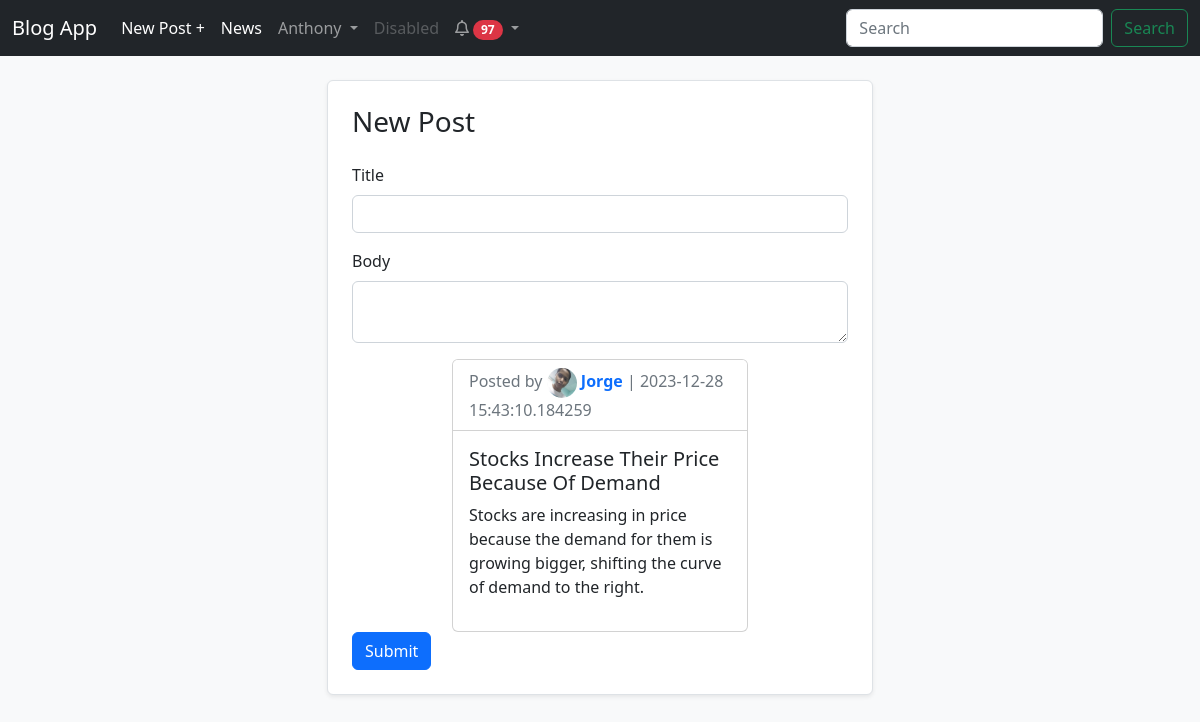
Screenshot of /blogs/new_post?responded_post=2 (signed in) with the database file from the repository.
### app/models.py (models this page shows, shortened)
class User(UserMixin, db.Model):
    __tablename__ = 'users'
    id = db.Column(db.Integer, primary_key=True)
    email = db.Column(db.String(64), unique=True, index=True)
    username = db.Column(db.String(64), unique=True, index=True)
    password_hash = db.Column(db.String(128))
    profile_pic = db.Column(db.String, default='images/profile photos/default_profile_pic.jpg')
    posts = db.relationship('Blog', backref='user', cascade='all, delete-orphan')
    comments = db.relationship('Comment', backref='user', cascade='all, delete-orphan')
    followers = db.relationship('Follow', backref='user', foreign_keys='Follow.followed_id', cascade='all, delete-orphan')
    likes = db.relationship('Like', backref='user', cascade='all, delete-orphan')
    notifications = db.relationship('Notification', backref='user', foreign_keys='Notification.user_id', cascade='all, delete-orphan')
    actions = db.relationship('Notification', backref='notificator', foreign_keys='Notification.notificator_id', cascade='all, delete-orphan')
    confirmed = db.Column(db.Boolean, default=False)
    @property
    def password(self):
        raise AttributeError('password is not readable')
    def __str__(self):
        return self.username

class Blog(db.Model):
    __tablename__ = 'blogs'
    id = db.Column(db.Integer, primary_key=True)
    title = db.Column(db.String(64), nullable=False)
    body = db.Column(db.Text, nullable=False)
    author = db.Column(db.Integer, db.ForeignKey('users.id'))
    date = db.Column(db.DateTime, default=datetime.utcnow, index=True)
    comments = db.relationship('Comment', backref='blog', cascade='all, delete-orphan')
    likes = db.relationship('Like', backref='blog', cascade='all, delete-orphan')
    files = db.relationship('File', backref='blog', cascade='all, delete-orphan')
    new = db.Column(db.Integer, db.ForeignKey('news.id'), nullable=True)
    responded_title = db.Column(db.String, nullable=True)
    responded_blog = db.Column(db.Integer, db.ForeignKey('blogs.id'), nullable=True)

### app/blogs/views.py (the view, shortened to what this page needs)
@blogs.route('/new_post', methods=['GET', 'POST'])
@login_required
def new_post():
    new = request.args.get('new')
    responded_post = request.args.get('responded_post')
    if new and request.args.get('image'):
        new = New(author=request.args.get('author'), title=request.args.get('title'), content=request.args.get('content'), date=parser.parse(request.args.get('date')), url=request.args.get('url'), image=request.args.get('image'))
    elif new:
         new = New(author=request.args.get('author'), title=request.args.get('title'), content=request.args.get('content'), date=parser.parse(request.args.get('date')), url=request.args.get('url'))
    elif responded_post:
        responded_post = Blog.query.filter_by(id=responded_post).first()
    if new:
        return render_template('blogs/new_post.html', new=new)
    if responded_post:
        return render_template('blogs/new_post.html', responded_post=responded_post)
    return render_template('blogs/new_post.html')

### app/models.py (called while the page is built)
@login_manager.user_loader
def load_user(user_id):
    return User.query.get(int(user_id))

    def __str__(self):
        return f'{self.action} | {self.date.strftime("%Y-%m-%d %H:%M:%S")}'

### app/templates/blogs/new_post.html (shortened to what this page needs)
{% extends 'base.html' %}
{% from 'macros.html' import responded_new_card, responded_post_card %}
{% block content %}
<div class="p-4 container">
    <div class="container border rounded shadow-sm p-4 bg-white" style="max-width: 50%;">
        <div class="mb-4">
            <h3>New Post</h3>
        </div>
        <form method="post" enctype="multipart/form-data">
            <div class="mb-3">
                <label for="title" class="form-label">Title</label>
                <input class="form-control" id="title" name="title" aria-describedby="title" required>
            </div>
            <div class="mb-3">
                <label for="body" class="form-label">Body</label>
                <textarea class="form-control" id="body" name="body" required></textarea>
            </div>
            {% if not new and not responded_post %}
                <div class="mb-3" id="filesContainer">
                    <label for="files" class="form-label">Photos/Videos</label>
                    <input class="form-control" type="file" id="files" name="files" onchange="addFileInput(this)" accept="image/*,video/*">
                </div>
            {% else %}
                {% if responded_post %}
                    <div class="container" style="padding-right: 100px; padding-left: 100px;">
                        {{ responded_post_card(responded_post, 1, responded_post.date) }}
                    </div>
                {% elif new %}
                    <div class="container" style="padding-right: 100px; padding-left: 100px;">
                        {{ responded_new_card(new, 1, new.date) }}
                    </div>
                {% endif %}
            {% endif %}
            <button type="submit" class="btn btn-primary">Submit</button>
        </form>
    </div>
</div>
{% endblock %}

### app/templates/base.html (shortened to what this page needs)
<!DOCTYPE html>
<html>
    <head>
        <link href="https://cdn.jsdelivr.net/npm/bootstrap@5.2.3/dist/css/bootstrap.min.css" rel="stylesheet">
        <link rel="stylesheet" href="https://cdnjs.cloudflare.com/ajax/libs/font-awesome/6.0.0/css/all.min.css">
        <link rel="stylesheet" href="{{ url_for('static', filename='css/styles.css') }}">
    </head>
    <body class="bg-light">
        {% block navbar %}
            <nav class="navbar navbar-expand-lg navbar-dark bg-dark sticky-top">
                <div class="container-fluid">
                    <a class="navbar-brand" href="{{ url_for('main.index') }}">Blog App</a>
                    <div class="collapse navbar-collapse" id="navbarSupportedContent">
                        <ul class="navbar-nav me-auto mb-2 mb-lg-0">
                            {% if current_user.is_authenticated %}
                                <li class="nav-item">
                                    <a class="nav-link active" aria-current="page" href="{{ url_for('blogs.new_post') }}">New Post +</a>
                                </li>
                                <li class="nav-item">
                                    <a class="nav-link active" aria-current="page" href="{{ url_for('blogs.news') }}">News</a>
                                </li>
                                <li class="nav-item dropdown">
                                    <a class="nav-link dropdown-toggle" href="#" id="navbarDropdown" role="button" data-bs-toggle="dropdown" aria-expanded="false">
                                    {{ current_user.username }}
                                    </a>
                                </li>
                                <li class="nav-item">
                                    <a class="nav-link disabled">Disabled</a>
                                </li>
                                <li class="nav-item dropdown">
                                    {% if current_user.notifications %}
                                        <a class="nav-link dropdown-toggle" href="#" id="notifications" role="button" data-bs-toggle="dropdown" aria-expanded="false">
                                    {% else %}
                                        <a class="nav-link" href="#" id="notifications" role="button" data-bs-toggle="dropdown" aria-expanded="false">
                                    {% endif %}
                                        <i class="fa-regular fa-bell"></i>
                                        {% if current_user.notifications %}
                                            <span class="badge rounded-pill bg-danger text-bg-secondary">{{ current_user.notifications | length }}</span>
                                        {% endif %}
                                    </a>
                                </li>
                            {% endif %}
                        </ul>
                        <form class="d-flex" action="{{ url_for('main.search_post') }}">
                            <input class="form-control me-2" name="q" type="search" placeholder="Search" aria-label="Search">
                            <button class="btn btn-outline-success" type="submit">Search</button>
                        </form>
                    </div>
                </div>
            </nav>
        {% endblock navbar %}
        <div class="flex-container">
            {% block content %}
            {% endblock content %}
        </div>
    </body>
</html>

### app/templates/macros.html (shortened to what this page needs)
{% macro responded_post_card(post, loop_index, date) %}
    <div class="card">
        <div class="card-header bg-white">
            <span class="text-muted">Posted by <a href="{{ url_for('auth.profile', username=post.user ) }}" class="text-decoration-none">{{ render_profile_pic(post.user) }} <b>{{ post.user }}</b></a> |
            {{ date }}</span>
        </div>
        <div class="card-body">
            <div class="row">
                <h5 class="card-title">{{ post.title }}</h5>
            </div>
            <div class="row">
                <p class="card-body-text">{{ post.body }}</p>
            </div>
            <div class="row">
                {% if post.files | length == 1 %}
                    {% set file = post.files[0] %}
                    {% if post.files[0].type == 'image' %}
                        {{ render_post_image(file.path) }}
                    {% elif post.files[0].type == 'video' %}
                        {{ render_post_video(file) }}
                    {% endif %}
                {% else %}
                    {% set id = 'post' ~ loop_index  ~ 'Images' %}
                    {{ render_carousel(post, id) }}
                {% endif %}
            </div>
        </div>
    </div>
{% endmacro %}
{% macro render_profile_pic(author, size) %}
    <img src="{{ url_for('static', filename=author.profile_pic) }}" class="profile_pic">
{% endmacro %}
{% macro render_carousel(post, id) %}
    <div id="{{ id }}" class="carousel slide">
        <button class="carousel-control-prev" type="button" data-bs-target="#{{ id }}" data-bs-slide="prev">
            <span class="carousel-control-prev-icon" aria-hidden="true"></span>
        </button>
        <button class="carousel-control-next" type="button" data-bs-target="#{{ id }}" data-bs-slide="next">
            <span class="carousel-control-next-icon" aria-hidden="true"></span>
        </button>
    </div>
{% endmacro %}

### app/static/css/styles.css (style rules this page uses)
.flex-container { display: flex; flex-direction: row; justify-content: flex-start; align-items: flex-start; }

### rows the page displays
User: username "Anthony"
User: profile_pic (picture), user "Jorge"
Blog: date "2023-12-28 15:43:10.184259", title "Stocks Increase Their Price Because Of Demand", body "Stocks are increasing in price because the demand for them is growing bigger, shifting the curve of demand to the right."

### other values shown
{{ current_user.notifications | length }} "97"
